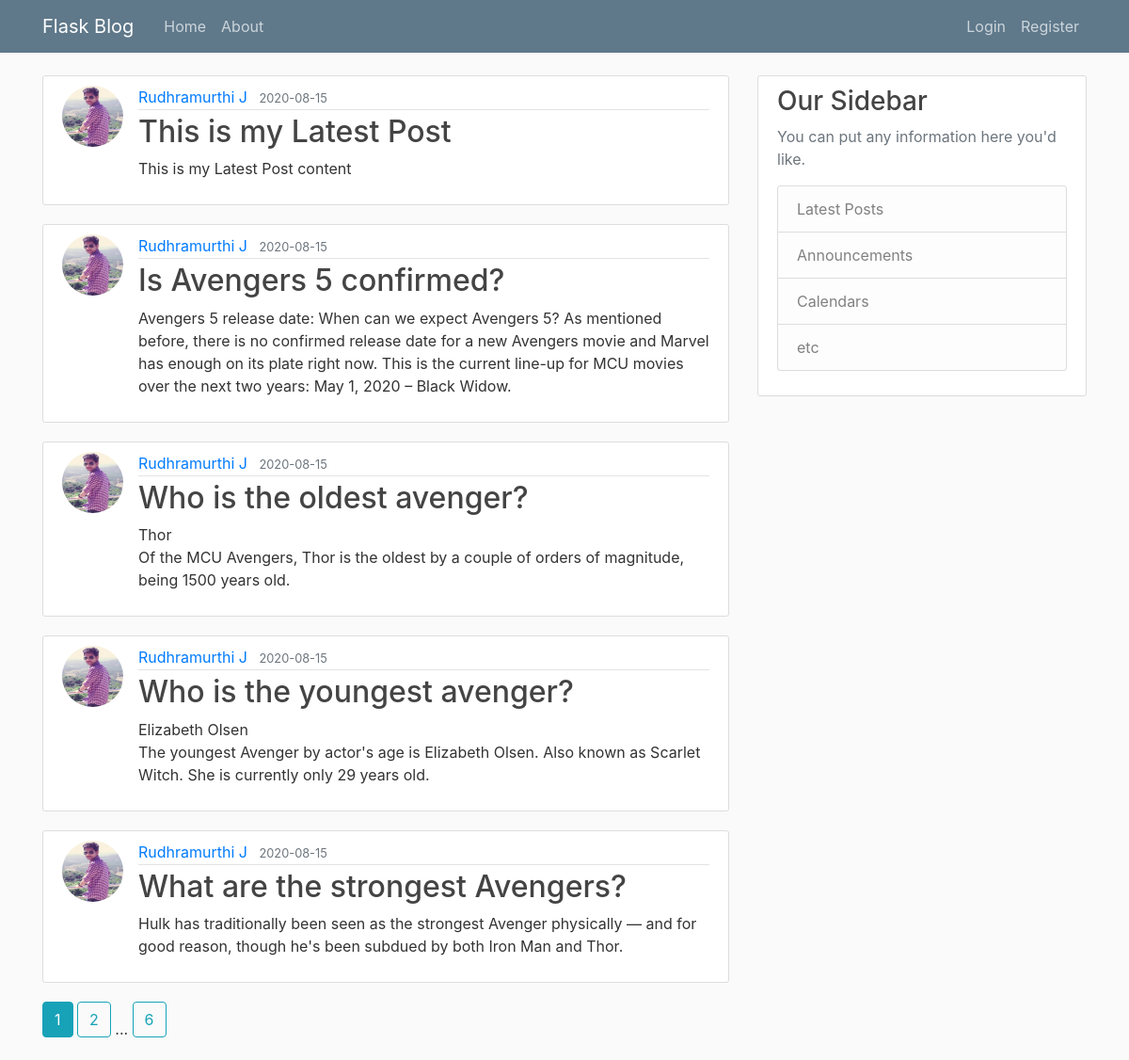
The page /home on the database its author committed.
### flaskblog/models.py (models this page shows, shortened)
class Post(db.Model):
    id = db.Column(db.Integer, primary_key=True)
    title = db.Column(db.String(100), nullable=False)
    date_posted = db.Column(db.DateTime, nullable=False, default=datetime.utcnow)
    content = db.Column(db.Text, nullable=False)
    user_id = db.Column(db.Integer, db.ForeignKey('user.id'), nullable=False)

class User(db.Model, UserMixin):
    id = db.Column(db.Integer, primary_key=True)
    username = db.Column(db.String(20), unique=True, nullable=False)
    email = db.Column(db.String(120), unique=True, nullable=False)
    image_file = db.Column(db.String(20), nullable=False, default='default.jpg')
    password = db.Column(db.String(60), nullable=False)
    posts = db.relationship('Post', backref='author', lazy=True)

### flaskblog/routes.py (the view)
@app.route('/')
@app.route('/home')
def home():
    page = request.args.get('page', 1, type=int)
    posts = Post.query.order_by(Post.date_posted.desc()).paginate(page=page, per_page=5)
    return render_template("home.html", posts=posts)

### flaskblog/Templates/home.html
{% extends "layout.html" %}
{% block content %}
    {% for post in posts.items %}
        <article class="media content-section">
          <img class="rounded-circle article-img" src="{{url_for('static', filename='profile_pics/' + post.author.image_file)}}">
          <div class="media-body">
            <div class="article-metadata">
              <a class="mr-2" href="{{url_for('user_posts', username=post.author.username)}}">{{ post.author.username }}</a>
              <small class="text-muted">{{ post.date_posted.strftime('%Y-%m-%d') }}</small>
            </div>
            <h2><a class="article-title" href="{{url_for('post', post_id=post.id)}}">{{ post.title }}</a></h2>
            <p class="article-content">{{ post.content }}</p>
          </div>
        </article>
    {% endfor %}
    {% for page_num in posts.iter_pages(left_edge=1, right_edge=1, left_current=1, right_current=2) %}
        {% if page_num %}
            {% if posts.page == page_num %}
                <a class="btn btn-info mb-4" href="{{url_for('home', page=page_num)}}">{{page_num}}</a>
            {% else %}
                <a class="btn btn-outline-info mb-4" href="{{url_for('home', page=page_num)}}">{{page_num}}</a>
            {% endif %}
        {% else %}
            ...
        {% endif %}
    {% endfor %}
{% endblock content %}

### flaskblog/Templates/layout.html (shortened to what this page needs)
<!DOCTYPE html>
<html lang="en">
<head>
    <link rel="stylesheet" href="https://stackpath.bootstrapcdn.com/bootstrap/4.1.3/css/bootstrap.min.css">
    <link rel="stylesheet" type="text/css" href="{{url_for('static', filename='main.css')}}">
</head>
<body>
    <header class="site-header">
      <nav class="navbar navbar-expand-md navbar-dark bg-steel fixed-top">
        <div class="container">
          <a class="navbar-brand mr-4" href="/">Flask Blog</a>
          <div class="collapse navbar-collapse" id="navbarToggle">
            <div class="navbar-nav mr-auto">
              <a class="nav-item nav-link" href="{{url_for('home')}}">Home</a>
              <a class="nav-item nav-link" href="{{url_for('about')}}">About</a>
            </div>
            <div class="navbar-nav">
                {% if current_user.is_authenticated %}
                    <a class="nav-item nav-link" href="{{url_for('new_post')}}">New Post</a>
                    <a class="nav-item nav-link" href="{{url_for('account')}}">Account</a>
                    <a class="nav-item nav-link" href="{{url_for('logout')}}">Logout</a>
                {% else %}
                  <a class="nav-item nav-link" href="{{url_for('login')}}">Login</a>
                  <a class="nav-item nav-link" href="{{url_for('register')}}">Register</a>
                {% endif %}
            </div>
          </div>
        </div>
      </nav>
    </header>
    <main role="main" class="container">
      <div class="row">
        <div class="col-md-8">
            {% block content %}{% endblock %}
        </div>
        <div class="col-md-4">
          <div class="content-section">
            <h3>Our Sidebar</h3>
            <p class='text-muted'>You can put any information here you'd like.
              <ul class="list-group">
                <li class="list-group-item list-group-item-light">Latest Posts</li>
                <li class="list-group-item list-group-item-light">Announcements</li>
                <li class="list-group-item list-group-item-light">Calendars</li>
                <li class="list-group-item list-group-item-light">etc</li>
              </ul>
            </p>
          </div>
        </div>
      </div>
    </main>
</body>
</html>

### flaskblog/static/main.css (style rules this page uses)
body { background: #fafafa; color: #333333; margin-top: 5rem; }
h1, h2, h3, h4, h5, h6 { color: #444444; }
.bg-steel { background-color: #5f788a; }
.site-header .navbar-nav .nav-link { color: #cbd5db; }
.content-section { background: #ffffff; padding: 10px 20px; border: 1px solid #dddddd; border-radius: 3px; margin-bottom: 20px; }
.article-title { color: #444444; }
.article-content { white-space: pre-line; }
.article-img { height: 65px; width: 65px; margin-right: 16px; }
.article-metadata { padding-bottom: 1px; margin-bottom: 4px; border-bottom: 1px solid #e3e3e3 }

### rows shown on the page
Post: image_file (picture), author.username "Rudhramurthi J", date_posted "2020-08-15", title "This is my Latest Post", content "This is my Latest Post content"
Post: image_file (picture), author.username "Rudhramurthi J", date_posted "2020-08-15", title "Is Avengers 5 confirmed?", content "Avengers 5 release date: When can we expect Avengers 5? As mentioned before, there is no confirmed release date for a new Avengers movie and Marvel has enough on its plate right now. This is the current line-up for MCU movies over the next two years: May 1, 2020 – Black Widow."
Post: image_file (picture), author.username "Rudhramurthi J", date_posted "2020-08-15", title "Who is the oldest avenger?", content "Thor Of the MCU Avengers, Thor is the oldest by a couple of orders of magnitude, being 1500 years old."
Post: image_file (picture), author.username "Rudhramurthi J", date_posted "2020-08-15", title "Who is the youngest avenger?", content "Elizabeth Olsen The youngest Avenger by actor's age is Elizabeth Olsen. Also known as Scarlet Witch. She is currently only 29 years old."
Post: image_file (picture), author.username "Rudhramurthi J", date_posted "2020-08-15", title "What are the strongest Avengers?", content "Hulk has traditionally been seen as the strongest Avenger physically — and for good reason, though he's been subdued by both Iron Man and Thor."

### other values the page prints
{{ page_num }} "1"
{{ page_num }} "2" "6"
